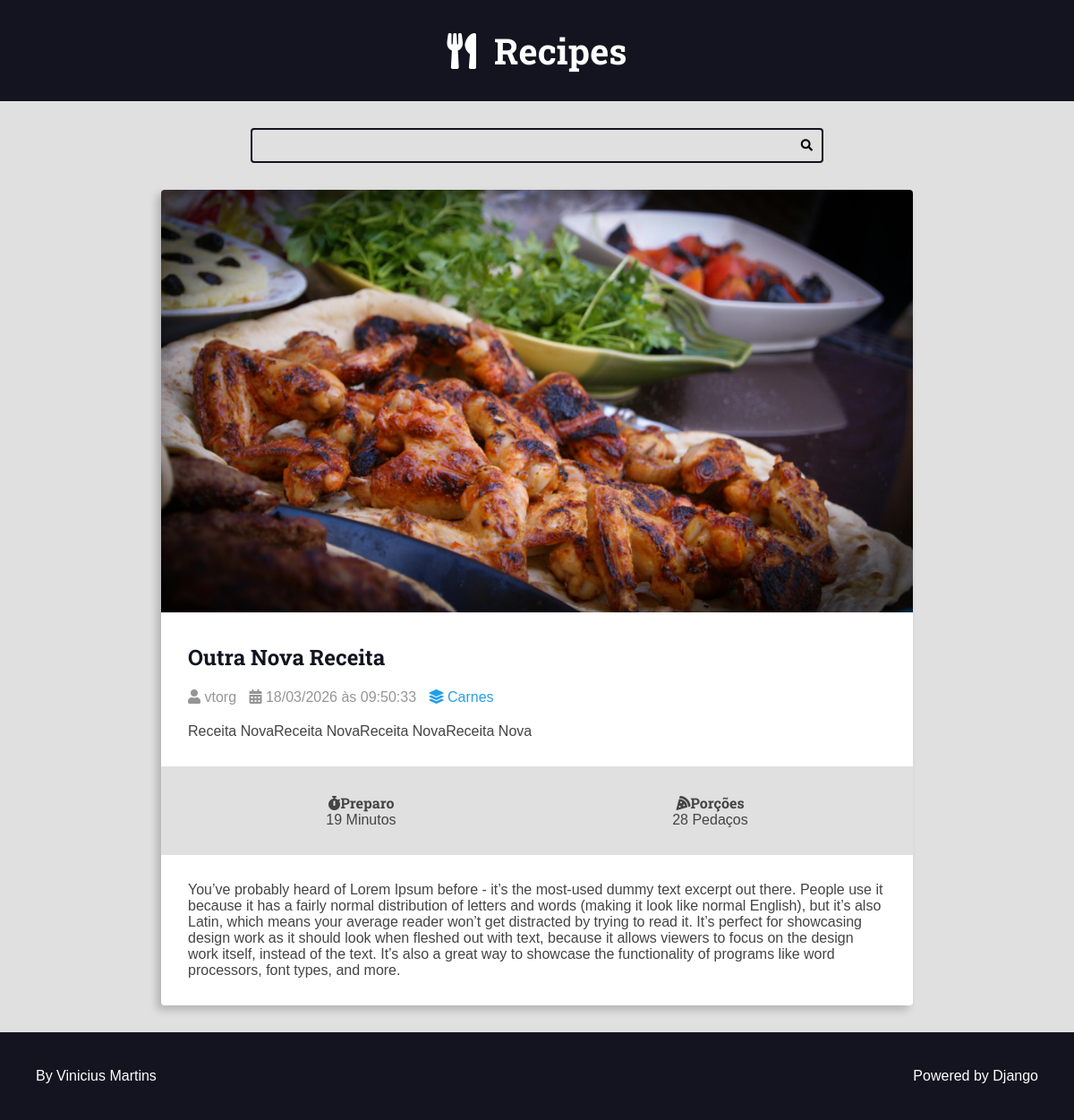
Before: /recipes/6/ with the older database file.
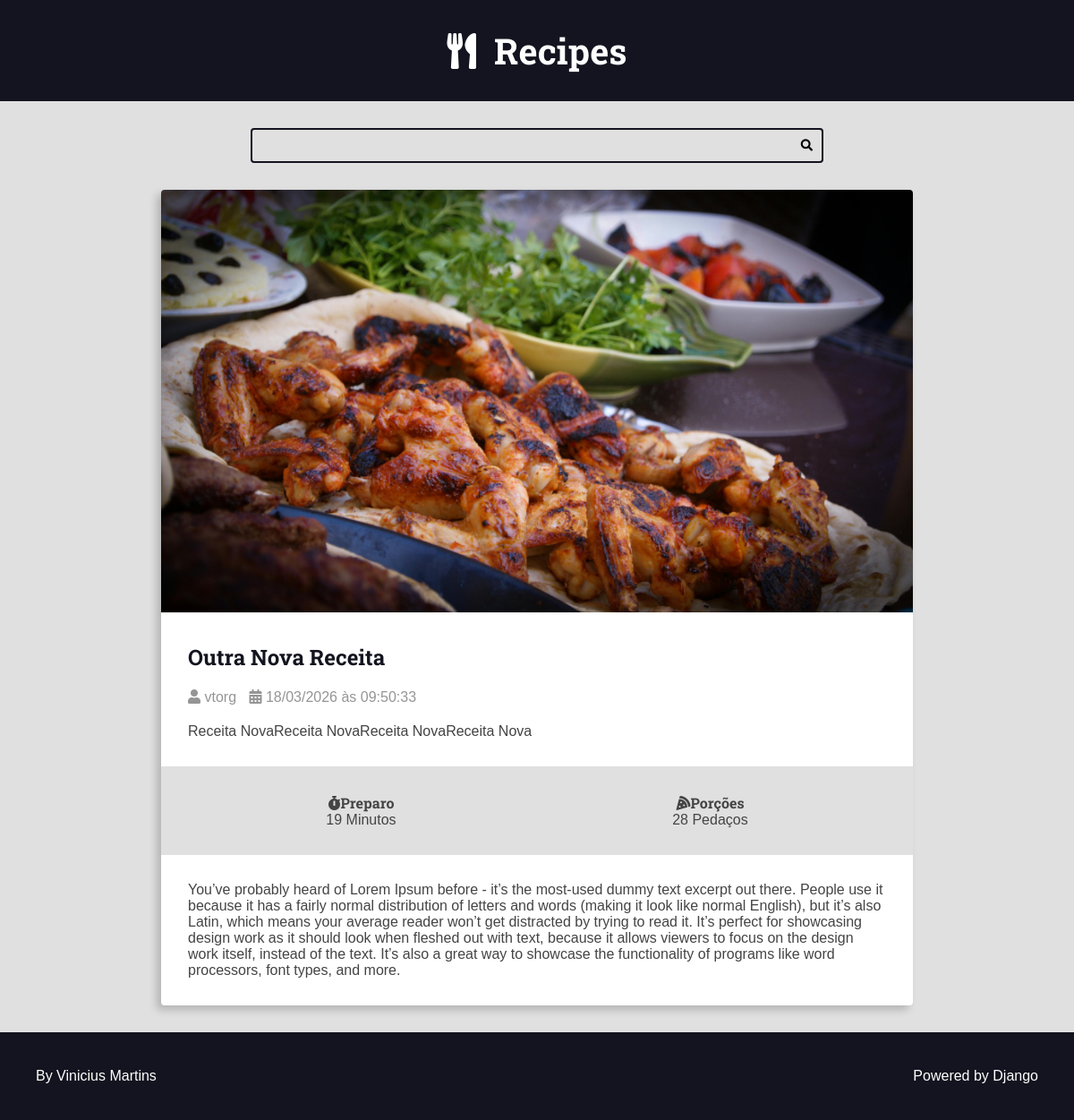
After: the same page with the newer database file.
### recipes/models.py (models this page shows, shortened)
class Recipe(models.Model):
    tittle = models.CharField(max_length=64)
    description = models.CharField(max_length=164)
    slug = models.SlugField(unique=True)
    preparation_time = models.IntegerField()
    preparation_time_unit = models.CharField(max_length=65)
    sevings = models.IntegerField()
    sevings_unit = models.CharField(max_length=65)
    preparation_steps = models.TextField()
    preparation_steps_is_html = models.BooleanField(default=False)
    created_at = models.DateTimeField(auto_now_add=True)
    updated_at = models.DateTimeField(auto_now=True)
    is_published = models.BooleanField(default=False)
    cover = models.ImageField(upload_to='recipes/cover/', blank=True, default=' ')
    category = models.ForeignKey(Category, on_delete=models.SET_NULL, null = True, blank=True, default=None)
    author = models.ForeignKey(User, on_delete=models.SET_NULL, null = True)

class Category(models.Model):
    name = models.CharField(max_length=65)

### recipes/views.py (the view)
# urls.py: path('recipes/<int:id>/', views.recipe, name="recipe"),
def recipe (request, id):
    recipe = get_object_or_404(Recipe, id = id,
                                       is_published=True)
    return render(request, 'recipes/pages/recipe-view.html', context={
        'recipe': recipe,
        'is_detail_page': True,
    })

### recipes/templates/recipes/pages/recipe-view.html (shortened to what this page needs)
{% extends "global/base.html" %}
        {% block content %}
        <div class="main-content main-content-detail container">
            {% include "recipes/partials/recipe.html" %}
        </div>
        {% endblock content %}

### recipes/templates/recipes/partials/recipe.html (shortened to what this page needs)
<div class="recipe recipe-list-item">
    {% if recipe.cover %}
        <div class="recipe-cover">
            <a href="{% url 'recipes:recipe' recipe.id %}">
                <img src="{{recipe.cover.url}}" alt="">
            </a>
        </div>
    {% endif %}
    <div class="recipe-title-container">
        <h2 class="recipe-title">
           <a href="{% url 'recipes:recipe' recipe.id %}">
            {{recipe.tittle}}
           </a>
        </h2>
    </div>
    <div class="recipe-author">
        <span class="recipe-author-item">
            <i class="fas fa-user"></i>
            {% if recipe.author is not None %}
                {% if recipe.author.first_name %}
                    {{recipe.author.first_name}} {{recipe.author.last_name}}
                {% else %}
                    {{recipe.author.username}}
                {% endif %}
            {% else %}
                Desconhecido
            {% endif %}
        </span>
        <span class="recipe-author-item">
            <i class="fas fa-calendar-alt"></i>
            {{ recipe.created_at|date:"d/m/Y "}} às {{ recipe.created_at|date:" H:i:s "}}
        </span>
        {% if recipe.category is not None %}
            <span class="recipe-author-item">
                <a href="{%url "recipes:category" recipe.category.id%}">
                    <i class="fas fa-layer-group"></i>
                    <span>{{recipe.category.name}} </span>
                </a>
            </span>
        {% endif %}
    </div>
    <div class="recipe-content">
        <p>{{recipe.description}}</p>
    </div>
    <div class="recipe-meta-container">
        <div class="recipe-meta recipe-preparation">
            <h3 class="recipe-meta-title"><i class="fas fa-stopwatch"></i>Preparo</h3>
            <div class="recipe-meta-text">
                {{recipe.preparation_time}} {{recipe.preparation_time_unit}}
            </div>
        </div>
        <div class="recipe-meta recipe-servings">
            <h3 class="recipe-meta-title"><i class="fas fa-pizza-slice"></i>Porções</h3>
            <div class="recipe-meta-text">
                {{recipe.sevings}} {{recipe.sevings_unit}}
            </div>
        </div>
    </div>
    {%if is_detail_page is True%}
        <div class="preparation-steps">
            {% if recipe.preparation_steps_is_html is True %}
                {{recipe.preparation_steps|safe}}
            {% else %}
                {{recipe.preparation_steps|linebreaksbr}}
            {% endif %}
        </div>
    {%endif%}
</div>

Changed rows visible on the page:
changed Recipe "Outra Nova Receita": category_id 2 → empty (drawn); category.name "Carnes" → (not shown)
